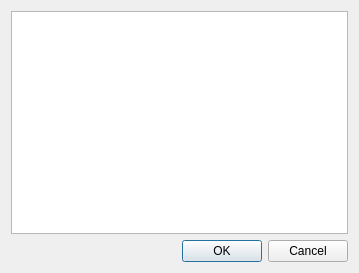
<?xml version="1.0" encoding="UTF-8"?>
<ui version="4.0">
 <class>eventListDisplay</class>
 <widget class="QDialog" name="eventListDisplay">
  <property name="geometry">
   <rect>
    <x>0</x>
    <y>0</y>
    <width>359</width>
    <height>273</height>
   </rect>
  </property>
  <property name="windowTitle">
   <string>eventListDisplay</string>
  </property>
  <layout class="QVBoxLayout" name="verticalLayout">
   <item>
    <widget class="QListWidget" name="listWidget">
     <property name="font">
      <font>
       <pointsize>11</pointsize>
      </font>
     </property>
    </widget>
   </item>
   <item>
    <widget class="QDialogButtonBox" name="buttonBox">
     <property name="standardButtons">
      <set>QDialogButtonBox::Cancel|QDialogButtonBox::Ok</set>
     </property>
    </widget>
   </item>
  </layout>
 </widget>
 <layoutdefault spacing="6" margin="11"/>
 <resources/>
 <connections>
  <connection>
   <sender>buttonBox</sender>
   <signal>accepted()</signal>
   <receiver>eventListDisplay</receiver>
   <slot>okAndExit()</slot>
   <hints>
    <hint type="sourcelabel">
     <x>239</x>
     <y>248</y>
    </hint>
    <hint type="destinationlabel">
     <x>130</x>
     <y>98</y>
    </hint>
   </hints>
  </connection>
  <connection>
   <sender>buttonBox</sender>
   <signal>rejected()</signal>
   <receiver>eventListDisplay</receiver>
   <slot>cancelAndExit()</slot>
   <hints>
    <hint type="sourcelabel">
     <x>305</x>
     <y>248</y>
    </hint>
    <hint type="destinationlabel">
     <x>190</x>
     <y>49</y>
    </hint>
   </hints>
  </connection>
 </connections>
 <slots>
  <slot>okAndExit()</slot>
  <slot>cancelAndExit()</slot>
 </slots>
</ui>
